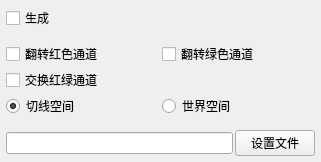
<?xml version="1.0" encoding="UTF-8"?>
<ui version="4.0">
 <class>Form</class>
 <widget class="QWidget" name="Form">
  <property name="geometry">
   <rect>
    <x>0</x>
    <y>0</y>
    <width>321</width>
    <height>162</height>
   </rect>
  </property>
  <property name="sizePolicy">
   <sizepolicy hsizetype="Expanding" vsizetype="Minimum">
    <horstretch>0</horstretch>
    <verstretch>0</verstretch>
   </sizepolicy>
  </property>
  <property name="minimumSize">
   <size>
    <width>200</width>
    <height>0</height>
   </size>
  </property>
  <property name="maximumSize">
   <size>
    <width>1000</width>
    <height>499</height>
   </size>
  </property>
  <property name="baseSize">
   <size>
    <width>0</width>
    <height>160</height>
   </size>
  </property>
  <property name="contextMenuPolicy">
   <enum>Qt::NoContextMenu</enum>
  </property>
  <property name="windowTitle">
   <string>窗体</string>
  </property>
  <property name="styleSheet">
   <string notr="true"/>
  </property>
  <layout class="QVBoxLayout" name="verticalLayout">
   <property name="spacing">
    <number>2</number>
   </property>
   <property name="leftMargin">
    <number>6</number>
   </property>
   <property name="topMargin">
    <number>6</number>
   </property>
   <property name="rightMargin">
    <number>6</number>
   </property>
   <property name="bottomMargin">
    <number>6</number>
   </property>
   <item>
    <layout class="QHBoxLayout" name="horizontalLayout">
     <property name="topMargin">
      <number>0</number>
     </property>
     <item>
      <widget class="QCheckBox" name="bake_normal_generate">
       <property name="toolTip">
        <string>启用/禁用法线贴图烘焙。</string>
       </property>
       <property name="text">
        <string>生成</string>
       </property>
       <property name="checked">
        <bool>false</bool>
       </property>
      </widget>
     </item>
     <item>
      <spacer name="horizontalSpacer">
       <property name="orientation">
        <enum>Qt::Horizontal</enum>
       </property>
       <property name="sizeHint" stdset="0">
        <size>
         <width>40</width>
         <height>20</height>
        </size>
       </property>
      </spacer>
     </item>
    </layout>
   </item>
   <item>
    <spacer name="verticalSpacer_2">
     <property name="orientation">
      <enum>Qt::Vertical</enum>
     </property>
     <property name="sizeType">
      <enum>QSizePolicy::Fixed</enum>
     </property>
     <property name="sizeHint" stdset="0">
      <size>
       <width>20</width>
       <height>10</height>
      </size>
     </property>
    </spacer>
   </item>
   <item>
    <layout class="QHBoxLayout" name="horizontalLayout_6">
     <property name="topMargin">
      <number>0</number>
     </property>
     <item>
      <widget class="QCheckBox" name="bake_normal_flipRed">
       <property name="toolTip">
        <string>反转法线贴图的红色通道值。</string>
       </property>
       <property name="text">
        <string>翻转红色通道</string>
       </property>
      </widget>
     </item>
     <item>
      <widget class="QCheckBox" name="bake_normal_flipGreen">
       <property name="toolTip">
        <string>反转法线贴图的绿色通道值。</string>
       </property>
       <property name="text">
        <string>翻转绿色通道</string>
       </property>
      </widget>
     </item>
    </layout>
   </item>
   <item>
    <layout class="QHBoxLayout" name="horizontalLayout_7">
     <property name="topMargin">
      <number>0</number>
     </property>
     <item>
      <widget class="QCheckBox" name="bake_normal_swapRedGreen">
       <property name="toolTip">
        <string>交换法线贴图的红色和绿色通道值。</string>
       </property>
       <property name="text">
        <string>交换红绿通道</string>
       </property>
      </widget>
     </item>
    </layout>
   </item>
   <item>
    <layout class="QHBoxLayout" name="horizontalLayout_3">
     <property name="topMargin">
      <number>0</number>
     </property>
     <item>
      <widget class="QRadioButton" name="bake_normal_tangentSpace">
       <property name="toolTip">
        <string>将法线贴图类型设置为切线空间。法线值以局部切线空间坐标系输出。</string>
       </property>
       <property name="text">
        <string>切线空间</string>
       </property>
       <property name="checked">
        <bool>true</bool>
       </property>
       <attribute name="buttonGroup">
        <string notr="true">buttonGroup</string>
       </attribute>
      </widget>
     </item>
     <item>
      <widget class="QRadioButton" name="bake_normal_worldSpace">
       <property name="toolTip">
        <string>将法线贴图类型设置为世界空间。法线值以全局世界空间坐标系输出。</string>
       </property>
       <property name="text">
        <string>世界空间</string>
       </property>
       <attribute name="buttonGroup">
        <string notr="true">buttonGroup</string>
       </attribute>
      </widget>
     </item>
    </layout>
   </item>
   <item>
    <spacer name="verticalSpacer_3">
     <property name="orientation">
      <enum>Qt::Vertical</enum>
     </property>
     <property name="sizeType">
      <enum>QSizePolicy::Fixed</enum>
     </property>
     <property name="sizeHint" stdset="0">
      <size>
       <width>20</width>
       <height>10</height>
      </size>
     </property>
    </spacer>
   </item>
   <item>
    <layout class="QHBoxLayout" name="horizontalLayout_8">
     <property name="spacing">
      <number>2</number>
     </property>
     <property name="topMargin">
      <number>0</number>
     </property>
     <item>
      <widget class="QLineEdit" name="bake_normal_file">
       <property name="toolTip">
        <string>通过文件对话框选择烘焙贴图要保存到的文件。你也可以直接在“设置文件”按钮左侧的输入框中输入文件路径。烘焙贴图可保存为24位TGA或TIFF文件。</string>
       </property>
      </widget>
     </item>
     <item>
      <widget class="QPushButton" name="bake_normal_setFile">
       <property name="toolTip">
        <string>通过文件对话框选择烘焙贴图要保存到的文件。你也可以直接在“设置文件”按钮左侧的输入框中输入文件路径。烘焙贴图可保存为24位TGA或TIFF文件。</string>
       </property>
       <property name="text">
        <string>设置文件</string>
       </property>
      </widget>
     </item>
    </layout>
   </item>
   <item>
    <spacer name="verticalSpacer">
     <property name="orientation">
      <enum>Qt::Vertical</enum>
     </property>
     <property name="sizeHint" stdset="0">
      <size>
       <width>10</width>
       <height>4</height>
      </size>
     </property>
    </spacer>
   </item>
  </layout>
 </widget>
 <resources/>
 <connections/>
 <buttongroups>
  <buttongroup name="buttonGroup"/>
 </buttongroups>
</ui>
